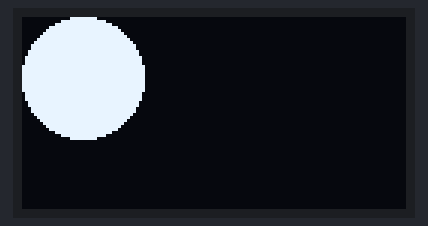
This sketch was run on a simulated Arduino Uno, built with avr-gcc and run on an emulated ATmega328P. Shown: 128×64 one-colour display.

Above: at 1.22 s.

Measured:
- what the display in image 0 shows lasts 0.4 s, from 1.0 s to 1.4 s

The sketch:

SSD1306.ino
```cpp
#include <Adafruit_GFX.h>      //Library for Graphics
#include <Adafruit_SSD1306.h>  //Library for OLED
#include <Wire.h>              //Library for I2C communication

#define SCREEN_WIDTH 128  //Defining screen width
#define SCREEN_HEIGHT 64  //Defining screen height
#define OLED_RESET -1     //Defining reset pin  , Reset pin is used to initialize or reset display

Adafruit_SSD1306 display(SCREEN_WIDTH, SCREEN_HEIGHT, &Wire, OLED_RESET);  //Object for class Adafruit_SSD1306

void setup() {
  Serial.begin(9600);

  display.begin(SSD1306_SWITCHCAPVCC, 0X3C);  //Initializing OLED,SSD1306_SWITCHCAPVCC is specific power configuration,0x3c is adress

  display.clearDisplay();  //Clearing display
}
void loop() {
  display.clearDisplay();  //Clearing display

  display.setTextColor(SSD1306_WHITE);  //Setting colour
  display.setCursor(0, 0);              //Setting cursor
  display.setTextSize(1);               //Setting text size
  display.print("Arzam Farooq");        //Printing on display

  delay(400);  //Delay

  display.display();       //Updating OLED,this command takes everything from buffer and send to actual OLED screen
  display.clearDisplay();  //Clearing display

  display.drawPixel(5, 20, SSD1306_WHITE);  //Drawing pixel

  delay(500);  //Delay

  display.display();       //Updating OLED,this command takes everything from buffer and send to actual OLED screen
  display.clearDisplay();  //Clearing display

  display.fillCircle(20, 20, 20, SSD1306_WHITE);  //Drawing circle

  display.display();  //Updating OLED,this command takes everything from buffer and send to actual OLED screen
}
```
